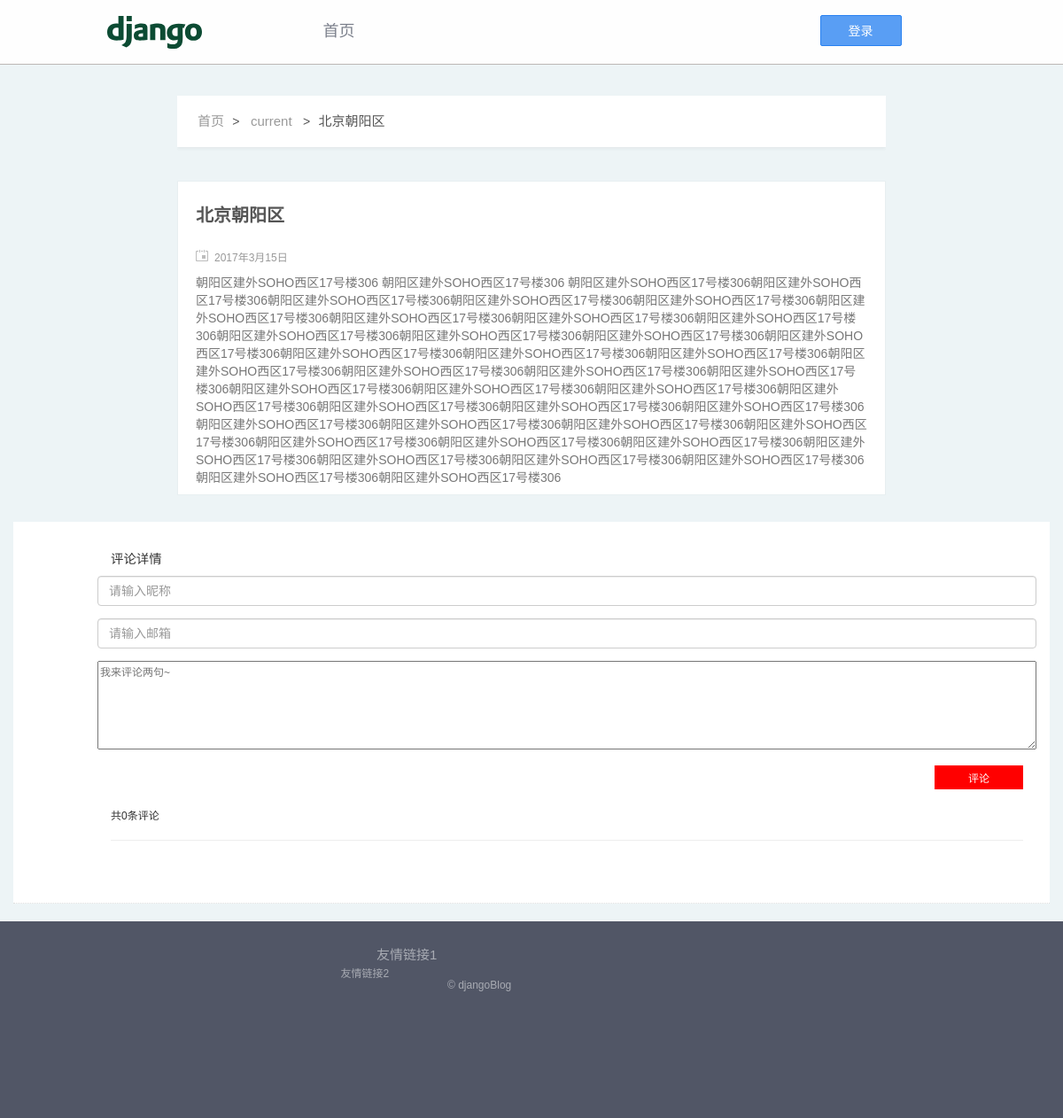
The app's page /article/6, older data.
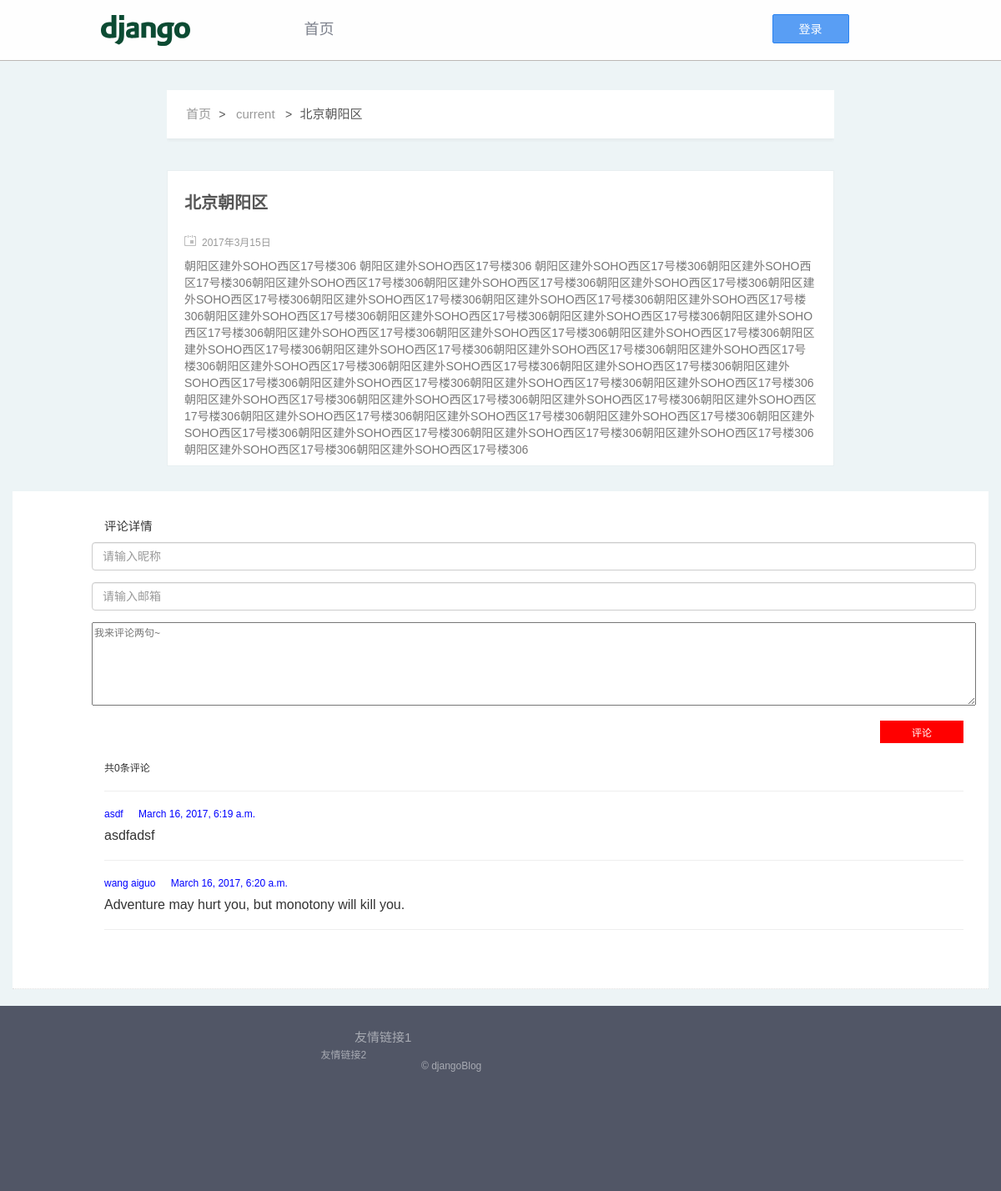
The same page, newer data.
### blog/models.py (models this page shows, shortened)
class BlogComment(models.Model):
    user_name = models.CharField('评论者名字', max_length=100)
    user_email = models.EmailField('评论者邮箱', max_length=255)
    body = models.TextField('评论内容')
    created_time = models.DateTimeField('评论发表时间', auto_now_add=True)
    article = models.ForeignKey('Article', verbose_name='评论的文章', on_delete=models.CASCADE)

### blog/views.py (the view)
# urls.py: url(r'^article/(?P<article_id>\d+)$', views.ArticleDetailView.as_view(), name='detail'),
class ArticleDetailView(DetailView):
    model = Article
    template_name = 'blog/detail.html'
    context_object_name = 'article'
    pk_url_kwarg = 'article_id'
    def get_object(self, queryset=None):
        obj = super(ArticleDetailView, self).get_object()
        obj.body = markdown2.markdown(obj.body, extras=['fenced-code-blocks'], )
        return obj
    def get_context_data(self, **kwargs):
        kwargs['comment_list'] = self.object.blogcomment_set.all()
        kwargs['form'] = BlogCommentForm()
        return super(ArticleDetailView, self).get_context_data(**kwargs)

### blog/forms.py
class BlogCommentForm(forms.ModelForm):
    class Meta:
        model = BlogComment #form 关联的Model
        fields = ['user_name', 'user_email', 'body']
        widgets = {
            'user_name' : forms.TextInput(attrs={
                'class': 'form-control',
                'placeholder' : "请输入昵称",
                'aria-describedby': 'sizing-addon1',
            }),
            'user_email': forms.EmailInput(attrs={
                'class': 'form-control',
                'placeholder': "请输入邮箱",
                'aria-describedby': 'sizing-addon1',
            }),
            'body': forms.Textarea(attrs={
                'placeholder': '我来评论两句~'
            }),
        }

### blog/templates/blog/detail.html
{% extends 'base.html' %}
{% block content %}
    <div class="container">
        <div class="row">
            <div id="bd" class="wrp clear-fix">
                <div id="main">
                    <div id="detail-title">
                        <ul id="single-nav">
                            <li><a href="{% url 'blog:index' %}">首页</a></li>
                            <li>&gt;</li>
                            <li>
                                <ul class="post-categories">
                                    <li><a href="" title=""
                                           rel="category">{{ article.category.name }}</a>
                                    </li>
                                </ul>
                            </li>
                            <li>&gt;</li>
                            <li class="title-active"><a href="{% url 'blog:detail' article.pk %}"
                                                        rel="bookmark">{{ article.title }}</a>
                            </li>
                        </ul>
                    </div>
                    <div id="post-1951"
                         class="post-1951 post type-post status-publish format-standard hentry category-meida-report">
                        <div class="post-hd">
                            <h1 class="title">{{ article.title }}</h1>
                        </div>
                        <div class="date-read">
                            <i class="icon-date"></i><span
                                class="date">{{ article.last_modified_time|date:"Y年n月d日" }}</span>
                        </div>
                        <div class="post-bd">
                            {{ article.body |safe }}
                        </div>
                    </div>
                </div>
            </div>
            {% include 'blog/comment.html' %}
        </div>
    </div>
{% endblock %}

### blog/templates/blog/comment.html (shortened to what this page needs)
<div class="comment">
    <div class="comment-main">
        <p class="head">评论详情</p>
        <form method="post" action="{% url 'blog:comment' article.pk %}">
            <div class="row">
                {% for field in form %}
                    {{ field }}
                    <br>
                {% endfor %}
            </div>
            <button type="submit" class="com-button">评论</button>
        </form>
        <p class="comment-count">共{{ 0 }}条评论</p>
        <hr>
        {% for comment in comment_list %}
            <div class="main-content">
                <span class="user-nickname">{{ comment.user_name }}</span>
                <time class="time">{{ comment.created_time }}</time>
                <div class="comment-content">
                    {{ comment.body }}
                </div>
            </div>
            <hr>
        {% endfor %}
    </div>
</div>

Row changes from the older to the newer data that the page shows:
added BlogComment: user_name "asdf", created_time "March 16, 2017, 6:19 a.m.", body "asdfadsf"
added BlogComment: user_name "wang aiguo", created_time "March 16, 2017, 6:20 a.m.", body "Adventure may hurt you, but monotony will kill you."
